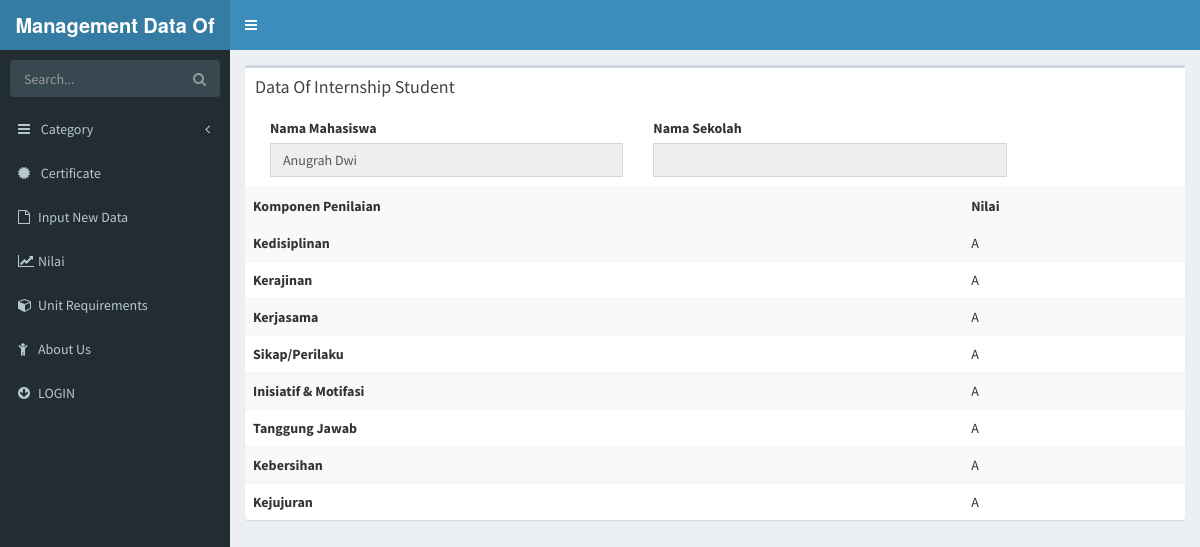
The page /mhs/nilai.php?id=1 on the database its author committed.
### tables this page shows
CREATE TABLE `mhs` (
  `id` int(11) NOT NULL,
  `id_need` int(11) NOT NULL,
  `nama` varchar(50) NOT NULL,
  `asal` varchar(50) NOT NULL,
  `nama_file` varchar(50) NOT NULL,
  `id_jur` int(11) NOT NULL,
  `tujuan` varchar(20) NOT NULL,
  `tgl_msk` date NOT NULL,
  `tgl_klr` date NOT NULL
);

CREATE TABLE `nilai` (
  `id_nilai` int(11) NOT NULL,
  `kd` varchar(2) NOT NULL,
  `kr` varchar(2) NOT NULL,
  `krj` varchar(2) NOT NULL,
  `sk` varchar(2) NOT NULL,
  `im` varchar(2) NOT NULL,
  `tj` varchar(2) NOT NULL,
  `kb` varchar(2) NOT NULL,
  `kju` varchar(2) NOT NULL,
  `unit_magang` varchar(40) NOT NULL
);

### mhs/nilai.php (the view, shortened to what this page needs)
<!DOCTYPE html>
<html>
<head>
  <link rel="stylesheet" href="../bower_components/bootstrap/dist/css/bootstrap.min.css">
  <link rel="stylesheet" href="../bower_components/font-awesome/css/font-awesome.min.css">
  <link rel="stylesheet" href="../bower_components/Ionicons/css/ionicons.min.css">
  <link rel="stylesheet" href="../dist/css/AdminLTE.min.css">
  <link rel="stylesheet" href="../dist/css/skins/_all-skins.min.css">
  <link rel="stylesheet" href="../bower_components/morris.js/morris.css">
  <link rel="stylesheet" href="../bower_components/jvectormap/jquery-jvectormap.css">
  <link rel="stylesheet" href="../bower_components/bootstrap-datepicker/dist/css/bootstrap-datepicker.min.css">
  <link rel="stylesheet" href="../bower_components/bootstrap-daterangepicker/daterangepicker.css">
  <link rel="stylesheet" href="../plugins/bootstrap-wysihtml5/bootstrap3-wysihtml5.min.css">
</head>
<body class="hold-transition skin-blue sidebar-mini">
<div class="wrapper">
    <?php
    include "header.php";
    ?>
  <aside class="main-sidebar">
    <section class="sidebar">
      <form action="#" method="get" class="sidebar-form">
        <div class="input-group">
          <input type="text" name="q" class="form-control" placeholder="Search...">
          <span class="input-group-btn">
                <button type="submit" name="search" id="search-btn" class="btn btn-flat"><i class="fa fa-search"></i>
                </button>
              </span>
        </div>
      </form>
      <ul class="sidebar-menu" data-widget="tree">
        <li class="treeview">
          <a href="#">
            <i class="fa fa-reorder"></i> <span>Category</span>
            <span class="pull-right-container">
              <i class="fa fa-angle-left pull-right"></i>
            </span>
          </a>
        </li>
        <li>
          <a href="sertifikat/index.php">
            <i class="fa fa-certificate"></i> <span>Certificate</span>
          </a>
        </li>
        <li>
          <a href="input.php">
            <i class="fa fa-file-o"></i><span>Input New Data</span>
          </a>
        </li>
        <li>
          <a href="penilaian.php">
            <i class="fa fa-line-chart"></i><span>Nilai</span>
          </a>
        </li>
        <li>
          <a href="#">
            <i class="fa fa-cube"></i><span>Unit Requirements</span>
          </a>
        </li>
        <li>
          <a href="#">
            <i class="fa fa-child"></i><span>About Us</span>
          </a>
        </li>
        <li>
          <a href="#">
            <i class="fa fa-arrow-circle-down"></i><span>LOGIN</span>
          </a>
        </li>
      </ul>
    </section>
  </aside>
  <div class="content-wrapper">
    <section class="content">
      <div class="box">
            <div class="box-header">
              <h3 class="box-title">Data Of Internship Student</h3>
            </div>
              <?php
            include "koneksi.php";
            $id = $_GET['id'];
            $query_mysql = mysqli_query($connection,"SELECT * FROM mhs WHERE id='$id'")or die(mysqli_error($connection));
            while($data = mysqli_fetch_array($query_mysql)){
            ?>
            <div class="box-body">
              <div class="col-xs-5">
                <label for="forasal">Nama Mahasiswa</label>
                <input type="text" class="form-control" disabled="" name="nama" value="<?php echo $data['nama'] ?>">
              </div>
              <div class="col-xs-5">
                <label for="forasal">Nama Sekolah</label>
                <input type="text" class="form-control" disabled="" name="asal_sklh" value="<?php echo $data['asal_sklh'] ?>">
              </div>
              </div>
            <?php } ?>
            <div class="box-body no-padding">
              <table class="table table-striped">
                <tr>
                  <th>Komponen Penilaian</th>
                  <th>Nilai</th>
                </tr>
                <tr>
                  <?php
                  include "koneksi.php";
                   $id = $_GET['id'];
                   $query_mysql = mysqli_query($connection,"SELECT * FROM nilai WHERE id_nilai='$id'")or die(mysqli_error());
                   $dataa= mysqli_fetch_array($query_mysql)
                  ?>
                 <tr>
                    <th>Kedisiplinan</th>
                    <td><?php echo $dataa['kd']; ?></td>
                  </tr>
                  <tr>
                    <th>Kerajinan</th>
                    <td><?php echo $dataa['kr']; ?></td>
                  </tr>
                  <tr>
                    <th>Kerjasama</th>
                    <td><?php echo $dataa['krj']; ?></td>
                  </tr>
                  <tr>
                    <th>Sikap/Perilaku</th>
                    <td><?php echo $dataa['sk']; ?></td>
                  </tr>
                  <tr>
                    <th>Inisiatif & Motifasi</th>
                    <td><?php echo $dataa['im']; ?></td>
                  </tr>
                  <tr>
                    <th>Tanggung Jawab</th>
                    <td><?php echo $dataa['tj']; ?></td>
                  </tr>
                  <tr>
                    <th>Kebersihan</th>
                    <td><?php echo $dataa['kb']; ?></td>
                  </tr>
                  <tr>
                    <th>Kejujuran</th>
                    <td><?php echo $dataa['kju']; ?></td>
                  </tr>
                </tr>
              </table>
            </div>
          </div>
    </section>
  </div>
</div>
</body>
</html>

### rows shown on the page
mhs: nama "Anugrah Dwi"
nilai: kd "A", kr "A", krj "A", sk "A", im "A", tj "A", kb "A", kju "A"
